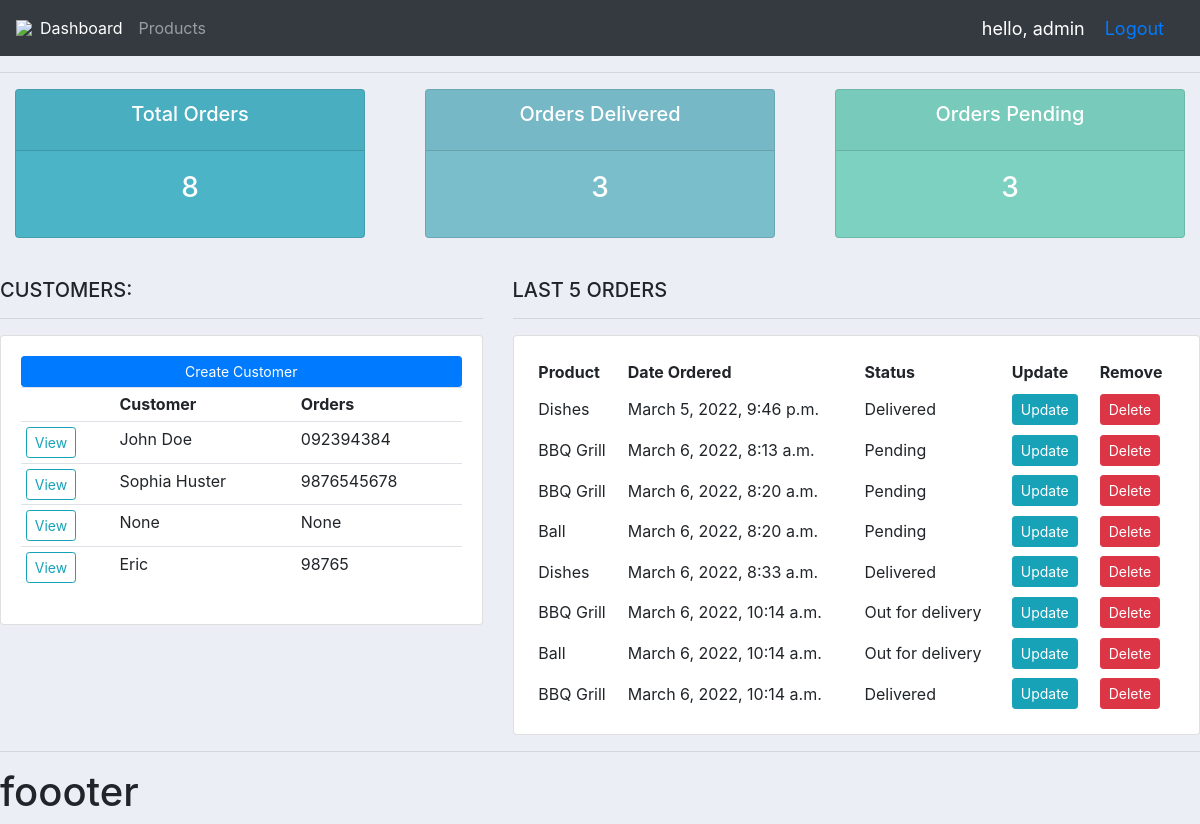
The app's page / (signed in) with its own data.
### accounts/models.py (models this page shows, shortened)
class Customer(models.Model):
    user = models.OneToOneField(User, null=True, blank=True , on_delete=models.CASCADE)
    name = models.CharField(max_length=200, null=True)
    phone = models.CharField(max_length=200, null=True)
    email = models.CharField(max_length=200, null=True)
    profile_pic = models.ImageField(null=True,default='main.jpg',  blank=True)
    date_created = models.DateTimeField(auto_now_add=True, null=True)

class Order(models.Model):
    STATUS = (
        ('Pending', 'Pending'),
        ('Out for delivery', 'Out for delivery'),
        ('Delivered', 'Delivered'),
    )
    customer = models.ForeignKey(Customer, null=True, on_delete=models.SET_NULL)
    product = models.ForeignKey(Products, null=True, on_delete=models.SET_NULL)
    date_created = models.DateTimeField(auto_now_add=True, null=True)
    status = models.CharField(max_length=200, null=True, choices=STATUS)
    note = models.CharField(max_length=1000, null=True)

class Products(models.Model):
    CATEGORY = (
        ('Indoor', 'Indoor'),
        ('Out Door', 'Out Door'),
    )
    name = models.CharField(max_length=200, null=True)
    price = models.FloatField(null=True)
    category = models.CharField(max_length=200, null=True, choices=CATEGORY)
    description = models.CharField(max_length=200, null=True , blank=True)
    date_created = models.DateTimeField(auto_now_add=True, null=True)
    tags = models.ManyToManyField(Tag)
    def __str__(self):
        return self.name

### accounts/decorators.py (the view)
    def wrapper_func(request, *args, **kwargs):
        group = None
        if request.user.groups.exists():
            group = request.user.groups.all()[0].name
        if group == 'admin':
            return view_func(request, *args, **kwargs)
        if group == 'customers':
            return redirect('user')

### accounts/views.py (called while the page is built)
@login_required(login_url='login')
@admin_only
def home(request):
    orders = Order.objects.all()
    customers = Customer.objects.all()
    total_customers = customers.count()
    total_orders = orders.count()
    delivered = orders.filter(status='Delivered').count()
    pending = orders.filter(status='Pending').count()
    context = {
        'orders': orders,
        'customers': customers,
        'total_orders': total_orders,
        'delivered': delivered,
        'pending': pending
    }
    return render(request, 'accounts/dashboard.html', context=context)

### accounts/templates/accounts/dashboard.html (shortened to what this page needs)
{% extends "accounts/main.html" %}
{% block content %}
    {% include 'accounts/status.html' %}
    <br>
    <div class="row">
        <div class="col-md-5">
            <h5>CUSTOMERS:</h5>
            <hr>
            <div class="card card-body">
                <a class="btn btn-primary btn-sm btn-block" href="">Create Customer</a>
                <table class="table table-sm">
                    <tr>
                        <th></th>
                        <th>Customer</th>
                        <th>Orders</th>
                    </tr>
                    {% for customer in customers %}
                        <tr>
                            <td><a class="btn btn-sm btn-outline-info" href="{% url 'customer' customer.id %}">View</a> </td>
                            <td>{{ customer.name }}</td>
                            <td>{{ customer.phone }}</td>
                        </tr>
                    {% endfor %}
                </table>
            </div>
        </div>
        <div class="col-md-7">
            <h5> LAST 5 ORDERS</h5>
            <hr>
            <div class="card card-body">
                <table class="tbale table-sm">
                    <tr>
                        <th>Product</th>
                        <th>Date Ordered</th>
                        <th>Status</th>
                        <th>Update</th>
                        <th>Remove</th>
                    </tr>
                    {% for order in orders %}
                        <tr>
                            <td>{{ order.product }}</td>
                            <td>{{ order.date_created }}</td>
                            <td>{{ order.status }}</td>
                            <td><a class="btn btn-sm btn-info" href="{% url 'update_order' order.id %}">Update</a></td>
                            <td><a class="btn btn-sm btn-danger "href="{% url 'delete_order' order.id %}">Delete</a></td>
                        </tr>
                    {% endfor %}
                </table>
            </div>
        </div>
    </div>
{% endblock %}

### accounts/templates/accounts/navbar.html (shortened to what this page needs)
{% load static %}
<nav class="navbar navbar-expand-lg navbar-dark bg-dark">
    <img id="logo-img" src="{% static '/images/logo.png' %}">
  <div class="collapse navbar-collapse" id="navbarNav">
    <ul class="navbar-nav">
        {% if request.user.is_staff %}
      <li class="nav-item active">
        <a class="nav-link" href="{% url 'home' %}">Dashboard </a>
      </li>
      <li class="nav-item">
        <a class="nav-link" href="{%  url 'products' %}">Products</a>
      </li>
        {% endif %}
    </ul>
  </div>
    <span class="hello-msg">hello, {{ request.user }}</span>
    <span class="hello-msg"><a href="{% url 'logout' %}">Logout</a></span>
</nav>

### static/css/main.css (style rules this page uses)
body { background-color:#ebeff5; }

### accounts/templates/accounts/navbar.html (style rules this page uses)
.hello-msg { font-size:18px; color:#fff; margin-right: 20px; }

### records on screen
Customer: name "John Doe", phone "092394384"
Customer: name "Sophia Huster", phone "9876545678"
Customer: name "None", phone "None"
Customer: name "Eric", phone "98765"
Order: product "Dishes", date_created "March 5, 2022, 9:46 p.m.", status "Delivered"
Order: product "BBQ Grill", date_created "March 6, 2022, 8:13 a.m.", status "Pending"
Order: product "BBQ Grill", date_created "March 6, 2022, 8:20 a.m.", status "Pending"
Order: product "Ball", date_created "March 6, 2022, 8:20 a.m.", status "Pending"
Order: product "Dishes", date_created "March 6, 2022, 8:33 a.m.", status "Delivered"
Order: product "BBQ Grill", date_created "March 6, 2022, 10:14 a.m.", status "Out for delivery"
Order: product "Ball", date_created "March 6, 2022, 10:14 a.m.", status "Out for delivery"
Order: product "BBQ Grill", date_created "March 6, 2022, 10:14 a.m.", status "Delivered"

### other values on screen
{{ request.user }} "admin"
{{ total_orders }} "8"
{{ delivered }} "3"
{{ pending }} "3"
